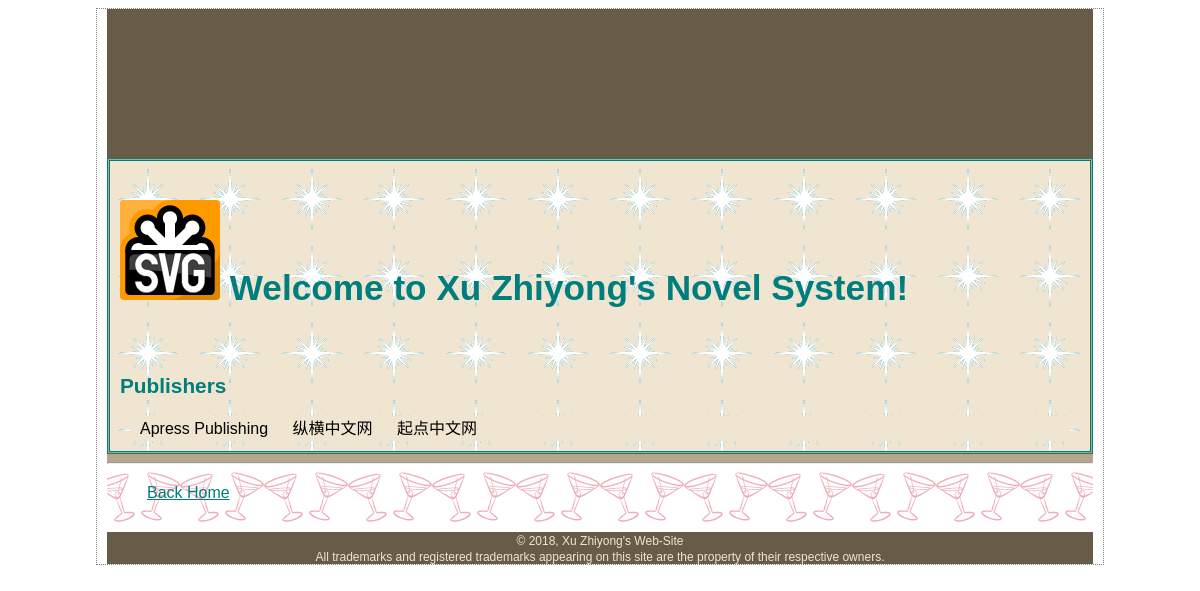
The page /book/publishers on the database as committed earlier.
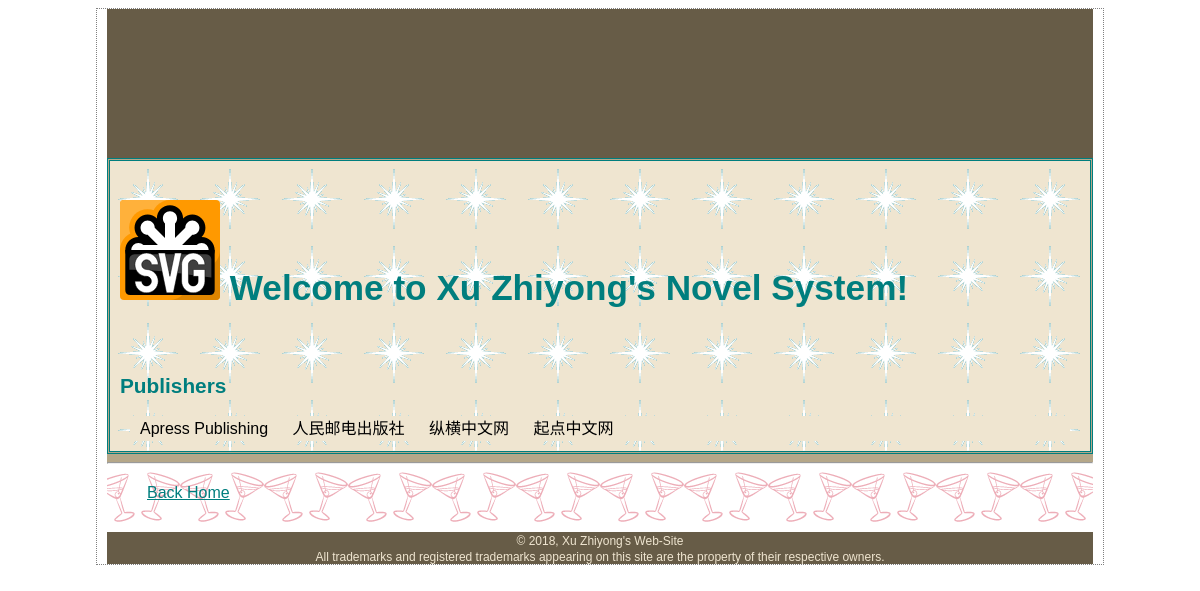
The same page on the database as committed later.
### book/models.py (models this page shows, shortened)
class Publisher(models.Model):
    name = models.CharField(max_length=50)
    address = models.CharField(max_length=100, blank=True)
    city = models.CharField(max_length=50, blank=True)
    state_province = models.CharField(max_length=20, blank=True)
    country = models.CharField(max_length=50, blank=True)
    website = models.URLField(blank=True)
    class Meta:
        ordering = ['name']

### book/views.py (the view)
# urls.py: path('publishers',                    views.PublisherList.as_view(),  name='publisher_list'),
class PublisherList(ListView):
    model = Publisher
    context_object_name = '出版商'

### templates/book/publisher_list.html (shortened to what this page needs)
{% extends "base.html" %}
{% block content %}
    <h1>
		<img src="/static/images/svg_logo.svg" alt="logo" width="100" height="100" />
		Welcome to Xu Zhiyong's Novel System!
	</h1>
    <br>
    <h2>Publishers</h2>
    <ul>
        {% for publisher in object_list %}
            <li>{{ publisher.name }}</li>
        {% endfor %}
    </ul>
{% endblock %}

Rows that differ between the two databases and show on the page:
added Publisher: name "人民邮电出版社"
